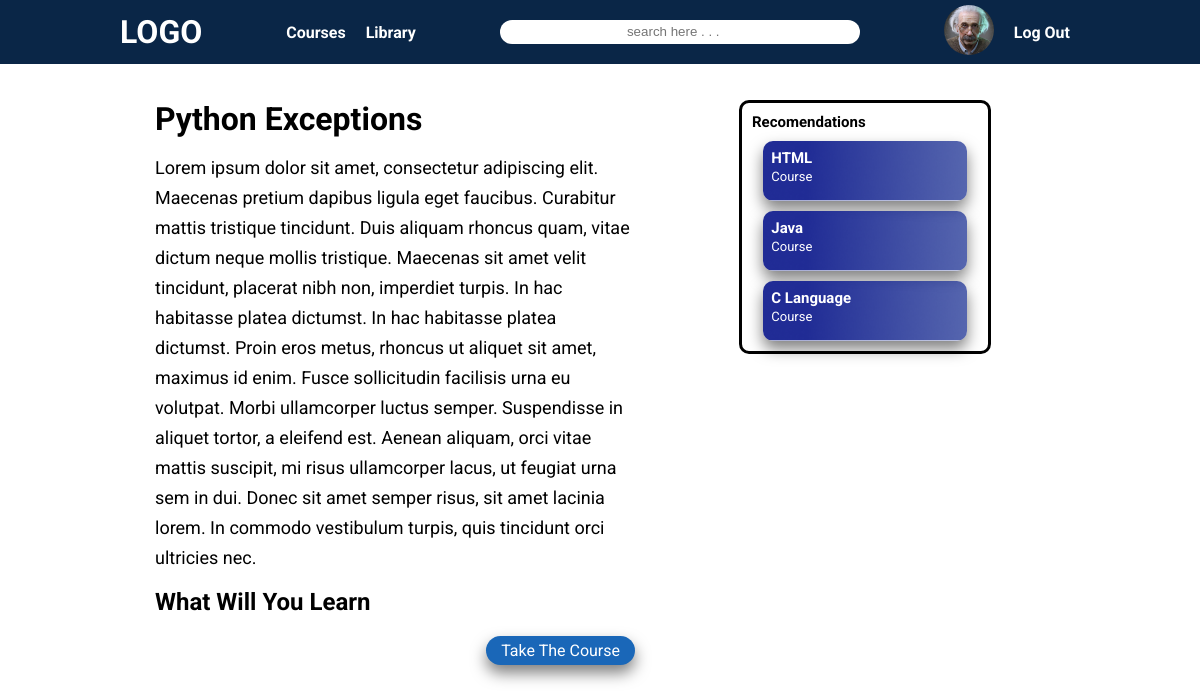
/course/4/ (signed in), run on the app's committed database.
### users/models.py (models this page shows, shortened)
class Profile(models.Model):
    user = models.OneToOneField(User, on_delete=models.CASCADE)
    first_name = models.CharField(max_length=255)
    last_name = models.CharField(max_length=255)
    avatar = models.ImageField(default='default.jpg', upload_to='profile_pics')

### courses/models.py (models this page shows, shortened)
class Course(models.Model):
    course_name = models.CharField(max_length=100)
    description = models.TextField()
    topic = models.ForeignKey(Topic, on_delete=models.SET_NULL, null=True)
    content_type = models.ForeignKey(ContentType, on_delete=models.SET_NULL, null=True, default='course')
    publisher = models.ForeignKey(Publisher, on_delete=models.SET_NULL, null=True)
    hero = models.ImageField(null=True, blank=True, default='hero_default.jpg', upload_to='course_hero')
    created = models.TimeField(auto_now_add=True)
    updated = models.TimeField(auto_now=True)

class ContentType(models.Model):
    type_name = models.CharField(max_length=200)

### courses/views.py (the view)
# urls.py: path('course/<int:course_id>/', courseIntro, name='course_intro'),
def courseIntro (request, course_id):
    course = Course.objects.get(pk=course_id)
    user = request.user
    library = None
    library_items = None
    obj = None
    if user.is_authenticated:
        try:
            library = Library.objects.get(student=user)
        except Library.DoesNotExist:
            library = None
        try:
            library_items = library.libraryitem_set.all()
        except AttributeError:
            library_items = None
        obj = None
        if library_items is not None:
            for item in library_items:
                if item.course.id == course_id:
                    obj = item
                    break
                else:
                    obj = None
    course_type = course.content_type.type_name
    course_topic = course.topic.topic_name
    courses = Course.objects.all()
    recomendations = courses.filter(
        Q(content_type__type_name=course_type) &
        Q(topic__topic_name=course_topic) |
        Q(topic__topic_name=course_topic)
    ).exclude(pk=course_id)
    recomendations = list(recomendations)
    recomendations = random.sample(recomendations, len(recomendations))[:3]
    context = {
        'course':course,
        'library_items':library_items,
        'obj':obj,
        'recomendations':recomendations
    }
    return render(request, 'courses/course_intro.html', context)

### courses/templates/courses/course_intro.html (shortened to what this page needs)
{% extends 'main.html' %}
{% block content %}
    <div class="course-detail-page">
        <div class="course-detail-container">
            <h1>{{course.course_name}}</h1>
            <p class="pragraph-font">{{course.description}}</p>
            <h2>What Will You Learn</h2>
            <div class="course-bttn">
                {% if obj == None and user.is_authenticated %}
                    <a href="{% url 'add_to_library' course.id %}" class="bttn">Take The Course</a>
                {% elif obj == None and not user.is_authenticated %}
                    <a href="{% url 'login_page' %}" class="bttn">Take The Course</a>
                {% else %}
                    <a href="{% url 'course_home' course.id %}" class="bttn">Go To The Course</a>
                {% endif %}
            </div>
        </div>
        <div class="recomendations-container">
            <div class="recomendation-cards">
                <h2>Recomendations</h2>
                {% for course in recomendations %}
                <a href="{% url 'course_intro' course.id%}" class="card">
                    <h2>{{course.course_name}}</h2>
                    <span class="small-font">{{course.content_type.type_name}}</span>
                </a>
                {% endfor %}
            </div>
        </div>
    </div>
{% endblock content %}

### templates/navbar.html (shortened to what this page needs)
{% load static %}
    <header>
        <div class="nav-logo"><a href="{% url 'home_page' %}">LOGO</a></div>
        <nav class="nav-bar">
            <ul class="nav-menu">
                <li><a href="{% url 'home_page' %}?q=course">Courses</a></li>
                {% if user.is_authenticated %}
                    <li><a href="{% url 'profile_page' %}">Library</a></li>
                {% endif %}
            </ul>
        </nav>
        <div class="nav-search search">
            <form action="{% url 'home_page' %}">
                <input type="search" name="q" placeholder="search here . . .">
            </form>
        </div>
        <div class="nav-account">
            <ul>
                {% if user.is_authenticated %}
                    <li class="nav-img"><a href="{% url 'profile_page' %}"><img src="{{user.profile.avatar.url}}" alt=""></a></li>
                    <li><a href="{% url 'user_logout' %}">Log Out</a></li>
                {% else %}
                    <li><a href="{% url 'login_page' %}">Log In</a></li>
                    <li><a href="{% url 'register_page' %}">Sign Up</a></li>
                {% endif %}
            </ul>
        </div>
    </header>

### static/styles/main.css (style rules this page uses)
html { font-size: 62.5%; font-family: 'Roboto', sans-serif; }
* { margin: 0; padding: 0; box-sizing: border-box; }
input { display: block; }
:root { --fs-xl: 3.2rem; --fs-l: 1.6rem; --fs-m: 1.4rem; --fs-s: 1.2rem; --fs-xs: 1rem; }
.bttn { min-width: 100px; padding: 5px 15px; border-radius: 25px; background-color: #1A67B8; box-shadow: 0px 8px 15px rgba(0, 0, 0, 0.5); text-align: center; text-decoration: none; font-size: 1.6rem; color: #ffffff; }
.card { display: block; justify-self: center; width: 90%; height: 60px; text-decoration: none; box-shadow: 0px 8px 15px rgba(0, 0, 0, 0.5); position: relative; padding: 8px; border-radius: 10px; background-image: url('../images/card-background.png'); background-size: cover; background-repeat: no-repeat; color: #ffffff; }
.pragraph-font { font-size: 1.8rem; font-weight: 400; line-height: 30px; }
.small-font { font-size: 1.3rem; font-weight: 400; line-height: 20px; }
header { position: fixed; width: 100vw; height: 64px; display: flex; align-items: center; justify-content: space-between; padding: 0px 120px; background-color: #0A2647; color: #ffffff; font-family: 'Roboto', sans-serif; font-weight: 700; z-index: 10; }
.nav-logo { font-size: var(--fs-xl); }
.nav-logo a { text-decoration: none; color: #ffffff; }
.nav-bar ul, .nav-account ul { display: flex; list-style: none; align-items: center; }
header ul li a { padding: 5px 10px; color: #ffffff; text-decoration: none; font-size: var(--fs-l); border-radius: 50px; }
.nav-search input { width: 30vw; height: 1.75em; border: none; border-radius: 50px; text-align: center; }
.nav-account img { width: 50px; height: 50px; border-radius: 50%; object-fit: cover; }
.course-detail-page { display: grid; padding: 0 vw; gap: 50px; position: relative; top: 100px; }
.course-detail-container { width: 90%; justify-self: center; }
.course-detail-container h1, .course-detail-container p { margin-bottom: 15px; }
.course-detail-container h1 { font-size: 2.8rem; }
.course-detail-container p { font-size: 1.4rem; }
.course-detail-container h2 { font-size: 2rem; margin-bottom: 10px; }
.course-bttn { width: 100%; display: flex; justify-content: end; margin-top: 20px; }
.recomendations-container { border: 3px solid black; width: 90vw; justify-self: center; border-radius: 10px; padding: 10px; }
.recomendation-cards { display: grid; gap: 10px; }
@media (min-width:695px) { .course-detail-page { padding: 0; grid-template-columns: 40% 30%; justify-content: center; } }
@media (min-width:695px) { .course-detail-container { width: 100%; } }
@media (min-width:695px) { .recomendations-container { width: 100%; height: fit-content; } }
@media (min-width:695px) { .course-detail-container h1 { font-size: 3.2rem; } }
@media (min-width:695px) { .course-detail-container p, .course-detail-container ul li { font-size: 1.8rem; } }
@media (min-width:695px) { .course-detail-container h2 { font-size: 2.4rem; margin-bottom: 10px; } }
@media (min-width:1000px) { .recomendations-container { width: 70%; } }

### data on the page
Course: course_name "Python Exceptions", description "Lorem ipsum dolor sit amet, consectetur adipiscing elit. Maecenas pretium dapibus ligula eget faucibus. Curabitur mattis tristique tincidunt. Duis aliquam rhoncus quam, vitae dictum neque mollis tristique. Maecenas sit amet velit tincidunt, placerat nibh non, imperdiet turpis. In hac habitasse platea dictumst. In hac habitasse platea dictumst. Proin eros metus, rhoncus ut aliquet sit amet, maximus id enim. Fusce sollicitudin facilisis urna eu volutpat. Morbi ullamcorper luctus semper. Suspendisse in aliquet tortor, a eleifend est. Aenean aliquam, orci vitae mattis suscipit, mi risus ullamcorper lacus, ut feugiat urna sem in dui. Donec sit amet semper risus, sit amet lacinia lorem. In…"
Course: course_name "HTML", content_type.type_name "Course"
Course: course_name "Java", content_type.type_name "Course"
Course: course_name "C Language", content_type.type_name "Course"
